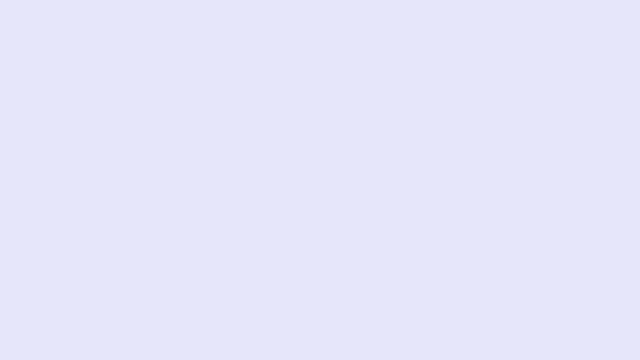
Frame 1 (no input)
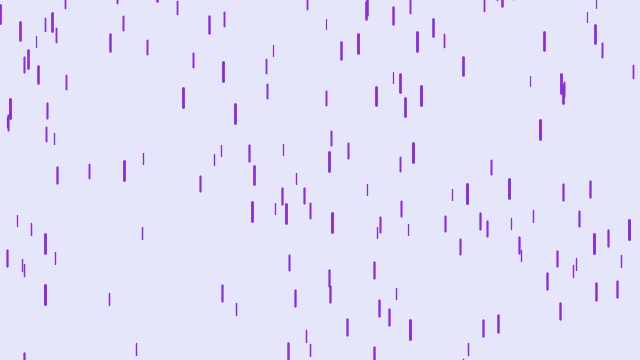
Frame 60 (the mouse pressed at the canvas centre just before this capture)
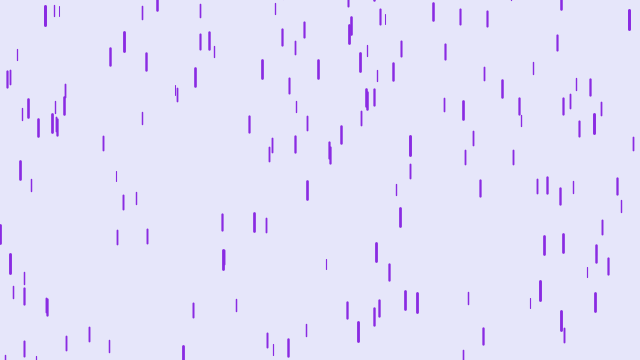
Frame 120 (the mouse held since frame 60 and released just before this capture)

The Processing sketch that drew these frames (run headless with seeded random() and noise(); from frame 60 on, the mouse is pressed at the canvas centre):

// Processing sketch: Purple_Rain
// ── Purple_Rain.pde
Drop[] drops;
int dropsAmount;

void setup()
{
  size(640, 360);
  dropsAmount = 200;
  drops = new Drop[dropsAmount];
  for (int i = 0; i < dropsAmount; ++i)
  {
    drops[i] = new Drop(random(width), random(-200, -50));
  }
}
void draw()
{
  background(230, 230, 250);
  for (int i = 0; i < dropsAmount; ++i)
  {
    drops[i].fall();
    drops[i].show();
  }
}

// ── Drop.pde
class Drop
{
  float x;
  float y;
  int dropLength;
  float speed;
  float gravity;
  float z;
  
  Drop(float x, float y)
  {
    this.x = x;
    this.y = y;
    this.z = random(0, 20);
    this.dropLength = (int)map(z, 0, 20, 10, 20);
    this.speed = map(z, 0, 20, 1, 20);
    this.gravity = map(z, 0, 20, 0, 0.2);
  }
  void fall()
  {
    y += speed;
    speed += gravity;
    
    if (y > height)
    {
      this.y = random(-200, -50);
      this.speed = map(z, 0, 20, 1, 20);
    }
  }
  void show()
  {
    strokeWeight(map(z, 0, 20, 1, 3));
    stroke(138, 43, 226);
    line(x,y,x,y + dropLength);
  }
}
